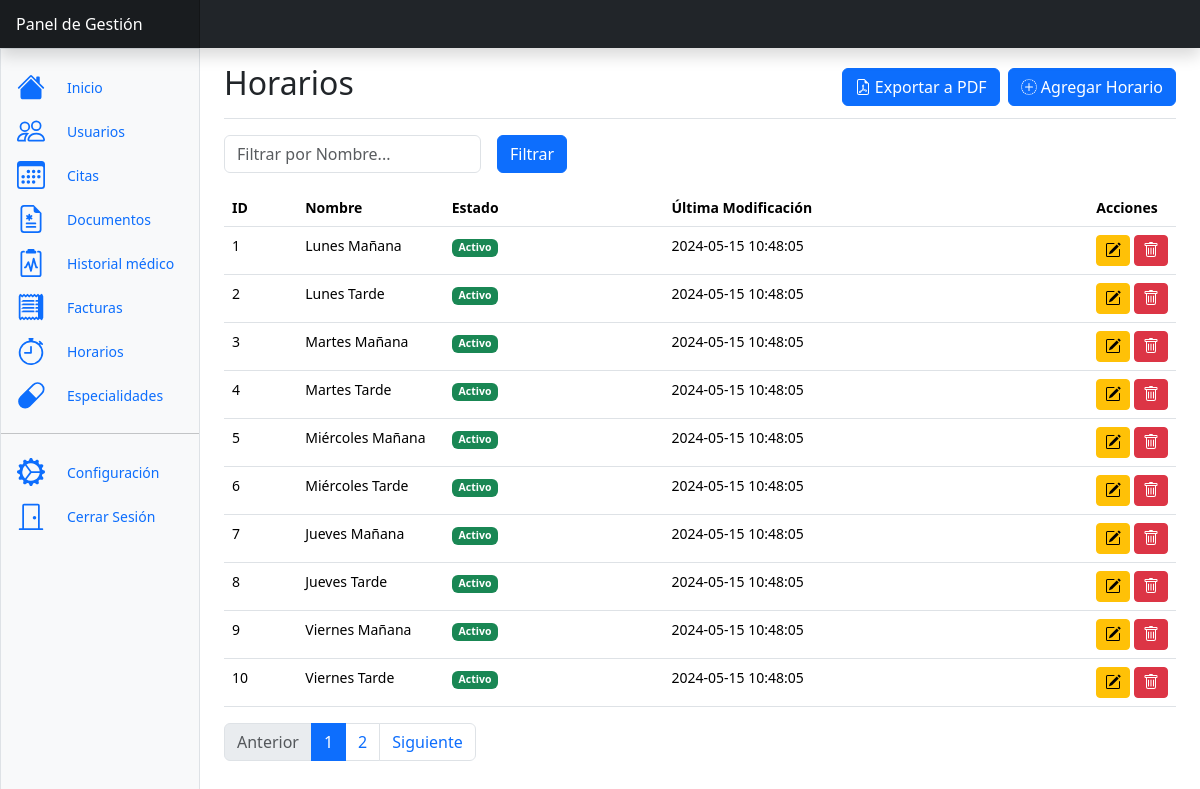
The app's page /pages/schedule.php?pagina=1 (signed in) with its own data.
### tables this page shows
CREATE TABLE horarios (
  horario_id INT AUTO_INCREMENT PRIMARY KEY,
  nombre VARCHAR(30),
  estado ENUM('Activo', 'Pendiente', 'Cancelado'),
  ult_modificacion TIMESTAMP NOT NULL DEFAULT current_timestamp() ON UPDATE current_timestamp()
);

### models/BaseModel.php (called while the page is built, shortened)
<?php
class BaseModel
{
    protected static $conexion = null;
    public function __construct()
    {
        if (self::$conexion === null) {
            $host = 'mysql';
            $usuario = 'root';
            $contrasena = 'root';
            $base_de_datos = 'clinic-managment';
            self::$conexion = new mysqli($host, $usuario, $contrasena, $base_de_datos);
        }
    }
    public function read($tabla, $condicion = '')
    {
        $sql = "SELECT * FROM `$tabla`";
        $resultado = self::$conexion->query($sql);
        $datos = array();
        while ($fila = $resultado->fetch_assoc()) {
            $datos[] = $fila;
        }
        return $datos;
    }
}

### controllers/ScheduleController.php (called while the page is built, shortened)
<?php
require_once '../models/ScheduleModel.php';
class ScheduleController
{
    private $scheduleModel;
    public function __construct()
    {
        $this->scheduleModel = new ScheduleModel();
    }
    public function obtenerHorariosPaginados($iniciar, $articulos_x_pagina)
    {
        return $this->scheduleModel->obtenerHorariosPaginados($iniciar, $articulos_x_pagina);
    }
    public function obtenerHorarios()
    {
        return $this->scheduleModel->read('horarios');
    }
}

### models/ScheduleModel.php (called while the page is built, shortened)
<?php
require 'BaseModel.php';
class ScheduleModel extends BaseModel
{
    public function obtenerHorariosPaginados($iniciar, $articulos_x_pagina)
    {
        $sql = "SELECT * FROM horarios LIMIT $iniciar, $articulos_x_pagina";
        $resultado = self::$conexion->query($sql);
        $resultado =  self::$conexion->query($sql);
        $datos = array();
        while ($fila = $resultado->fetch_assoc()) {
            $datos[] = $fila;
        }
        return $datos;
    }
}

### pages/schedule.php (the view, shortened to what this page needs)
<?php
require_once '../controllers/ScheduleController.php';
$scheduleController = new ScheduleController();
$articulos_x_pagina = 10;
$horarios = $scheduleController->obtenerHorarios();
$iniciar = ($_GET['pagina'] - 1) * $articulos_x_pagina;
$filtro_horario = isset($_POST['nombre']) ? $_POST['nombre'] : '';
if (!empty($filtro_horario)) {
    $horariosPaginados = $scheduleController->obtenerHorariosPorNombre($filtro_horario);
} else {
    $horariosPaginados = $scheduleController->obtenerHorariosPaginados($iniciar, $articulos_x_pagina);
}
$n_botones_paginacion = ceil(count($horarios) / ($articulos_x_pagina));
include_once './includes/dashboard.php';
?>
<div class="d-flex justify-content-between flex-wrap flex-md-nowrap align-items-center pt-3 pb-2 mb-3 border-bottom">
    <h1 class="h2">Horarios</h1>
    <div class="d-flex justify-content-end align-items-center">
        <form action="../scripts/schedule_manager.php" method="POST">
            <div class="col-auto">
                <button class="btn btn-primary me-2" type="submit">
                    Exportar a PDF
                </button>
            </div>
        </form>
        <button type="button" class="btn btn-primary" data-bs-toggle="modal" data-bs-target="#agregarModal">
            Agregar Horario
        </button>
    </div>
</div>
<div class="table-responsive small">
    <form class="row g-3" method="post">
        <div class="col-auto">
            <input type="text" class="form-control" id="nombre" name="nombre" placeholder="Filtrar por Nombre...">
        </div>
        <div class="col-auto">
            <button type="submit" class="btn btn-primary mb-3">Filtrar</button>
        </div>
    </form>
    <div class="row">
        <div class="col">
            <div class="table-responsive">
                <table class="table">
                    <thead>
                        <tr>
                            <th scope="col" style="width: 5%;">ID</th>
                            <th scope="col" style="width: 10%;">Nombre</th>
                            <th scope="col" style="width: 15%;">Estado</th>
                            <th scope="col" style="width: 29%;">Última Modificación</th>
                            <th scope="col" style="width: 2%;">Acciones</th>
                        </tr>
                    </thead>
                    <tbody>
                        <?php foreach ($horariosPaginados as $horario) : ?>
                            <tr>
                                <td><?php echo $horario['horario_id']; ?></td>
                                <td><?php echo $horario['nombre']; ?></td>
                                <td>
                                    <?php
                                    $estado = $horario['estado'];
                                    switch ($estado) {
                                        case 'Activo':
                                            $text_gb_class = 'text-bg-success';
                                            break;
                                    }
                                    ?>
                                    <span class="badge <?php echo $text_gb_class; ?>">
                                        <?php echo $estado; ?>
                                    </span>
                                </td>
                                <td><?php echo $horario['ult_modificacion']; ?></td>
                                <td>
                                    <button class="btn btn-sm btn-warning" data-bs-toggle="modal" data-bs-target="#edit_<?php echo $horario['horario_id']; ?>">
                                    </button>
                                    <button class="btn btn-sm btn-danger" data-bs-toggle="modal" data-bs-target="#delete_<?php echo $horario['horario_id']; ?>">
                                        </button>
                                </td>
                            </tr>
                        <?php endforeach; ?>
                    </tbody>
                </table>
            </div>
        </div>
    </div>
    <nav aria-label="Page navigation example">
        <ul class="pagination justify-content-start">
            <li class="page-item <? echo $_GET['pagina'] <= 1 ? 'disabled' : '' ?>">
                <a class="page-link" href="schedule.php?pagina=<?php echo $_GET['pagina'] - 1 ?>">Anterior</a>
            </li>
            <?php for ($i = 0; $i < $n_botones_paginacion; $i++) : ?>
                <li class="page-item <? echo $_GET['pagina'] == $i + 1 ? 'active' : '' ?>"><a class="page-link" href="schedule.php?pagina=<?php echo $i + 1 ?>"><?php echo $i + 1 ?></a></li>
            <?php endfor ?>
            <li class="page-item <? echo $_GET['pagina'] >= $n_botones_paginacion ? 'disabled' : '' ?>">
                <a class="page-link" href="schedule.php?pagina=<?php echo $_GET['pagina'] + 1 ?>">Siguiente</a>
            </li>
        </ul>
    </nav>
</div>
</main>
</body>
</html>

### pages/includes/dashboard.php (style rules this page uses)
.active { background-color: #0056b3; color: #fff; }
.bi { vertical-align: -.125em; fill: currentColor; }

### records on screen
horarios: horario_id "1", nombre "Lunes Mañana", estado "Activo", ult_modificacion "2024-05-15 10:48:05"
horarios: horario_id "2", nombre "Lunes Tarde", estado "Activo", ult_modificacion "2024-05-15 10:48:05"
horarios: horario_id "3", nombre "Martes Mañana", estado "Activo", ult_modificacion "2024-05-15 10:48:05"
horarios: horario_id "4", nombre "Martes Tarde", estado "Activo", ult_modificacion "2024-05-15 10:48:05"
horarios: horario_id "5", nombre "Miércoles Mañana", estado "Activo", ult_modificacion "2024-05-15 10:48:05"
horarios: horario_id "6", nombre "Miércoles Tarde", estado "Activo", ult_modificacion "2024-05-15 10:48:05"
horarios: horario_id "7", nombre "Jueves Mañana", estado "Activo", ult_modificacion "2024-05-15 10:48:05"
horarios: horario_id "8", nombre "Jueves Tarde", estado "Activo", ult_modificacion "2024-05-15 10:48:05"
horarios: horario_id "9", nombre "Viernes Mañana", estado "Activo", ult_modificacion "2024-05-15 10:48:05"
horarios: horario_id "10", nombre "Viernes Tarde", estado "Activo", ult_modificacion "2024-05-15 10:48:05"
